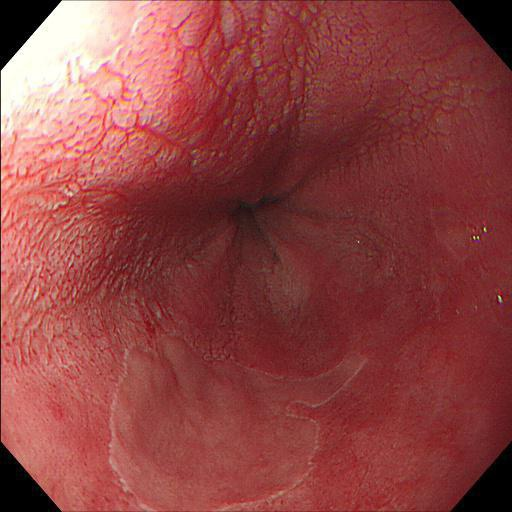
#> input picture balanceoDM/NO/todas/00060.jpg, 512 x 512 px; its folder holds only this picture in this run
$ python cutNoRE.py   (older library calls are emulated)
#> lines starting #> are read from the running program, lines starting #| are printed output that depends on the picture; after the words box and inside, x2 and y2 are one past the last pixel; in counts of white or black regions, pixels touching at a corner belong together
### CutDM/rOI.py
# -*- coding: utf-8 -*-
"""
Created on Wed Jul 31 10:22:47 2019

@author: Nataly
"""
import cv2
import numpy as np
def ROI(ima):


    imA=cv2.cvtColor(ima,cv2.COLOR_RGB2XYZ)
    I,I,II=cv2.split(imA)

    ta=II.shape
    ta=list(ta)
    #plt.imshow(II, cmap=plt.cm.gray)
    #plt.show()
    MIN=int(np.min(II))
    MAX=int(np.max(II))

    hist = cv2.calcHist([II],[0],None,[MAX+1],[MIN,MAX])
    hist = cv2.calcHist([II],[0],None,[256],[0,255])
    #plt.plot(hist)
    #plt.show()

    div=6
    #div=6
    nuevohist=hist.tolist()
    l=int(len(nuevohist)/div)
    i=1
    a=0
    suma=np.zeros((div))
    valm=0
    hasta=0
    for y in range(1,div+1):
        suma[a]=int(sum(np.asarray(nuevohist[i:int(l)*y])))
        if suma[a]>valm:
            valm=suma[a]
            hasta=y
        i=int(l)*y+1
        a=a+1
    #print(l)
    #print(hasta)

    porcen=0.3
    ##G
    ##z2

    #porcen=0.2
    #"""
    a=hist[:int((l*hasta)*porcen)]
    a=a.tolist()
    hist=hist.tolist()
    u=np.max(a)
    umbral1 = hist.index(u)
    a=a[umbral1:]

    uu=np.min(a)
    histb=hist[umbral1:]

    umbral=histb.index(uu)
    #print(umbral)
    umbral=umbral+len(hist[:umbral1])
    #"""
    #umbral=int((l*hasta)*porcen)
    binary=II.copy()
    print(umbral)
    for f in range(ta[0]):
        for c in range (ta[1]):
            if II[f,c]<=umbral:
                binary[f,c]=0
            else:
                binary[f,c]=1

    binary = (binary*255).astype(np.uint8)
    #plt.imshow(binary, cmap=plt.cm.gray)
    #plt.show()
    #"""
    ### Transformaciones Morfologicas
   ## sin log ope 30 close 37

    kernel = cv2.getStructuringElement(cv2.MORPH_ELLIPSE, (27, 27))
    openi = cv2.morphologyEx(binary, cv2.MORPH_OPEN, kernel)

    kernel = cv2.getStructuringElement(cv2.MORPH_ELLIPSE, (37, 37))
    close=cv2.morphologyEx(openi, cv2.MORPH_CLOSE, kernel)

    #contours,hierachy = cv2.findContours(close,cv2.RETR_LIST,cv2.CHAIN_APPROX_SIMPLE)
    _,contours,_ = cv2.findContours(close,cv2.RETR_LIST,cv2.CHAIN_APPROX_SIMPLE)
    areas = [cv2.contourArea(c) for c in contours]
    max_index = np.argmax(areas)
    cnt=contours[max_index]
    x,y,w,h = cv2.boundingRect(cnt)
    # [9 lines of commented-out code are left out]
    tru=15
    for f in range ((y+tru),(y+h-tru)):
        for c in range(x+tru,(x+w-tru)):
            #print(f,c)
            if close[f+tru,c+tru]==255 or close[f+tru,c]==255 or close[f,c+tru]==255 and close[f,c]==0:
                close[f,c]=255
            else:
                close[f,c]=close[f,c]

    return close

### funciones/ventaneo.py
# -*- coding: utf-8 -*-
"""
Created on Sun Aug 18 10:07:32 2019

@author: Nataly
"""

def ventaneoo(tamañoa1A, tamañoa1B,a,b,fa1,ca1, otra):
    vecesA = int(a/tamañoa1A)
    vecesB = int(b/tamañoa1B)
    croppeda1 = otra[fa1:fa1+tamañoa1A,ca1:ca1+tamañoa1B]
    if ca1==tamañoa1B*vecesB-tamañoa1B:
        croppeda1 = otra[fa1:fa1+tamañoa1A,ca1:b]
    if fa1==tamañoa1A*vecesA-tamañoa1A :
         if ca1==tamañoa1B*vecesB-tamañoa1B:
            croppeda1 = otra[fa1:,ca1:]
         else:
             croppeda1 = otra[fa1:,ca1:ca1+tamañoa1B]

    return croppeda1

# [39 lines left out: function ventadibujo, not called in this run]

### balanceoDM/NO/todas/cutNoRE.py
# -*- coding: utf-8 -*-
"""
Created on Sat Aug  3 17:36:19 2019

@author: Usuario
"""
from pathlib import Path
datafolder=Path("C:/Users/Nataly/Documents/Trabajo-de-grado_Artefactos/balanceoRE/txt")
import sys
sys.path.insert(1,'C:/Users/Nataly/Documents/Trabajo-de-grado_Artefactos/funciones')
from yolovoc import yolo2voc
from readboxes import read_boxes
from rOI import ROI
from ventaneo import ventaneoo


import cv2
import numpy as np
import glob

from matplotlib import pyplot as plt


for image in glob.glob('*.jpg'):
    # image = '00002.jpg'
    im = cv2.imread(image)
#> im is the input picture: shape (512, 512, 3); mean B, G, R 66.9, 68.2, 142.8
    aa,bb,c = im.shape
#> aa = 512; bb = 512; c = 3
    imaROI=ROI(im)
#> in ROI, `imA=cv2.cvtColor(ima,cv2.COLOR_RGB2XYZ)`: imA: shape (512, 512, 3); mean of channels 0, 1, 2 77.8, 73.3, 144.3
#> in ROI, `I,I,II=cv2.split(imA)`:
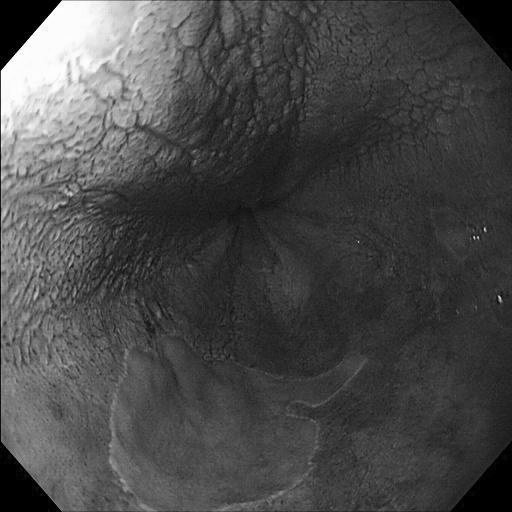
#> I: shape (512, 512); min 0, max 255, mean 73.3
#> in ROI, `I,I,II=cv2.split(imA)`:
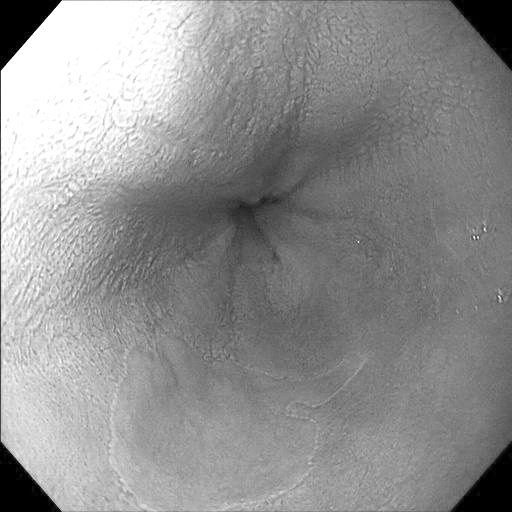
#> II: shape (512, 512); min 0, max 255, mean 144.3
#> in ROI, `MIN=int(np.min(II))`: MIN = 0
#> in ROI, `MAX=int(np.max(II))`: MAX = 255
#> in ROI, `hist = cv2.calcHist([II],[0],None,[MAX+1],[MIN,MAX])`: hist = 256 values, max 6495 at index 0, min 0 at index 255, mean 957.2
#> in ROI, `nuevohist=hist.tolist()`: nuevohist = 256 items, first 6: [6495], [482], [226], [209], [130], [108]
#> in ROI, `l=int(len(nuevohist)/div)`: l = 42
#> the loop in ROI, `for y in range(1,div+1):` made 6 passes
#> i on passes 1 to 6: 43, 85, 127, 169, 211, 253
#> after the loop in ROI, `for y in range(1,div+1):`: a = 6; hasta = 3; suma = [2354, 6020, 96106, 76717, 32783, 17539]; valm = 96106
#> in ROI, `a=hist[:int((l*hasta)*porcen)]`: a = 37 values, max 6495 at index 0, min 4 at index 28, mean 236.7
#> in ROI, `a=a.tolist()`: a = 37 items, first 6: [6495], [482], [226], [209], [130], [108]
#> in ROI, `hist=hist.tolist()`: hist has the same summary as nuevohist
#> in ROI, `u=np.max(a)`: u = 6495
#> in ROI, `umbral1 = hist.index(u)`: umbral1 = 0
#> in ROI, `uu=np.min(a)`: uu = 4
#> in ROI, `histb=hist[umbral1:]`: histb has the same summary as nuevohist
#> in ROI, `umbral=histb.index(uu)`: umbral = 28
#| 28
#> after the loop in ROI, `for f in range(ta[0]):`:
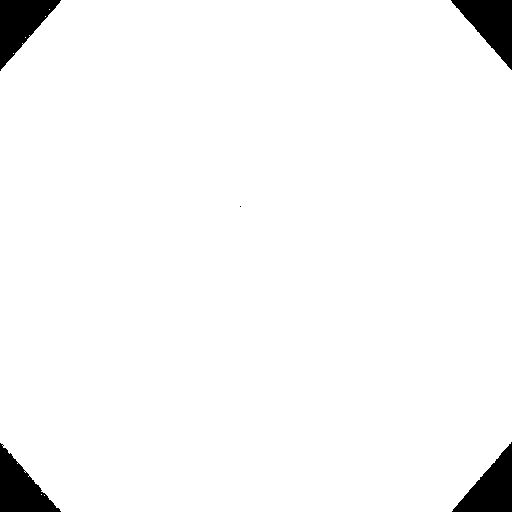
#> binary: shape (512, 512); values 0 (black) and 1 (white), 96.7% white; 5 black regions (1 under 20 px), largest, box (x1, y1, x2, y2) and area: (0, 0, 61, 71) 2195, (451, 0, 512, 70) 2182, (452, 442, 512, 512) 2146, (0, 443, 61, 512) 2130
#> in ROI, `openi = cv2.morphologyEx(binary, cv2.MORPH_OPEN, kernel)`: openi: shape (512, 512); 96.7% white; 5 black regions (1 under 20 px), largest, box (x1, y1, x2, y2) and area: (0, 0, 61, 71) 2201, (451, 0, 512, 70) 2190, (0, 443, 61, 512) 2161, (452, 442, 512, 512) 2153
#> in ROI, `close=cv2.morphologyEx(openi, cv2.MORPH_CLOSE, kernel)`:
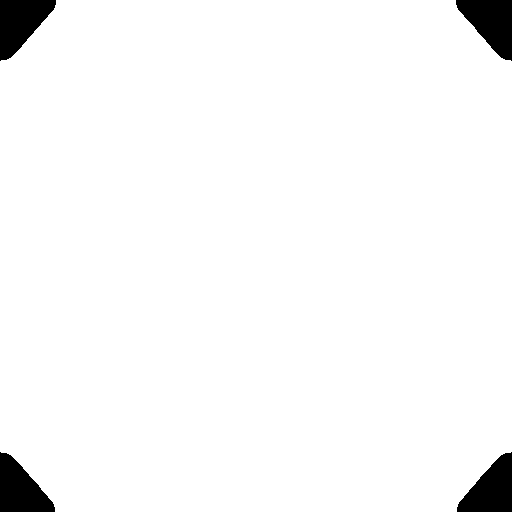
#> close: shape (512, 512); 96.8% white; 4 black regions
#> in ROI, `_,contours,_ = cv2.findContours(close,cv2.RETR_LIST,cv2.CHAIN_APPROX_S..`: contours = 1 contour; box (x1, y1, x2, y2) and area: (0, 0, 512, 512) 252861
#> in ROI, `areas = [cv2.contourArea(c) for c in contours]`: areas = [252861]
#> in ROI, `max_index = np.argmax(areas)`: max_index = 0
#> in ROI, `cnt=contours[max_index]`: cnt = contour of 92 points, box (x1, y1, x2, y2) (0, 0, 512, 512), area 252861
#> in ROI, `x,y,w,h = cv2.boundingRect(cnt)`: x = 0; w = 512
#> after the loop in ROI, `for f in range ((y+tru),(y+h-tru)):`:
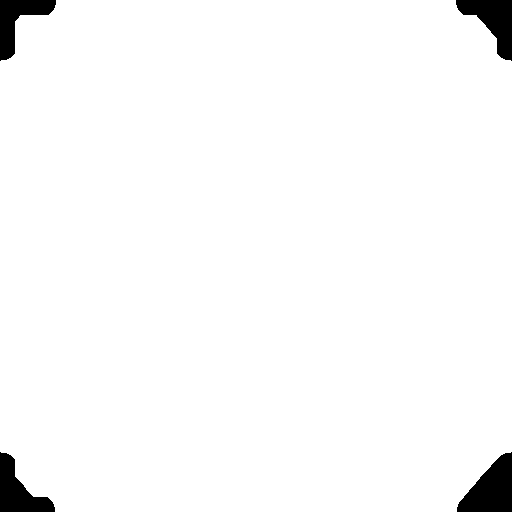
#> close: shape (512, 512); 97.4% white; 4 black regions, box (x1, y1, x2, y2) and area: (457, 452, 512, 512) 2063, (456, 0, 512, 61) 1707, (0, 452, 55, 512) 1621, (0, 0, 56, 61) 1479
    imaROI=cv2.normalize(imaROI, None, 0, 1, norm_type=cv2.NORM_MINMAX, dtype=cv2.CV_8UC3)
#> imaROI: shape (512, 512); values 0 (black) and 1 (white), 97.4% white; 4 black regions

    #cv2.imshow('Grays',imaROI)
    #cv2.destroyAllWindows()
    for z in range(c):
        im[:,:,z]=im[:,:,z]*imaROI
#> im: shape (512, 512, 3); 0.48% of pixels changed, all inside (x1, y1, x2, y2) = (0, 0, 512, 512)

    _,contours,_= cv2.findContours(imaROI,cv2.RETR_LIST,cv2.CHAIN_APPROX_SIMPLE)
#> contours = 1 contour; box (x1, y1, x2, y2) and area: (0, 0, 512, 512) 254320
    areas = [cv2.contourArea(c) for c in contours]
#> areas = [254320.5]
    max_index = np.argmax(areas)
#> max_index = 0
    cnt=contours[max_index]
#> cnt = contour of 85 points, box (x1, y1, x2, y2) (0, 0, 512, 512), area 254320
    x,y,w,h = cv2.boundingRect(cnt)
#> x = 0; y = 0; w = 512; h = 512
    a,b,ch = im[y:y+h,x:x+w].shape
#> a = 512; b = 512; ch = 3
    im=im[y:y+h,x:x+w]
# [18 lines of commented-out code are left out]
    tamañoa1A=300
    tamañoa1B=300
    rea1=0
    for fa1 in range(0,a-tamañoa1A,tamañoa1A):
       for ca1 in range(0,b-tamañoa1B,tamañoa1B):
            croppeda1=ventaneoo(tamañoa1A, tamañoa1B,a,b,fa1,ca1, im)
#            dire='C:/Users/Nataly/Documents/Trabajo-de-grado_Artefactos/balanceoDM/500x500/NO/3/'+image[0:len(image)-3]+'-'+str(rea1)+'.jpg'
            dire='C:/Users/Nataly/Documents/Trabajo-de-grado_Artefactos/balanceoDM/bbox2/300x300/'+image[0:len(image)-3]+'-'+str(rea1)+'.jpg'
            cv2.imwrite(dire,croppeda1)
            rea1=rea1+1
#> this loop made 1 pass
#> pass 1, in ventaneoo, `croppeda1 = otra[fa1:fa1+tamañoa1A,ca1:ca1+tamañoa1B]`:
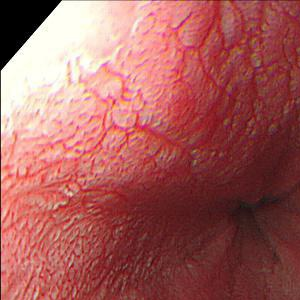
#> croppeda1: shape (300, 300, 3); mean B, G, R 91.2, 93.7, 165.5
#> pass 1, in ventaneoo, `croppeda1 = otra[fa1:fa1+tamañoa1A,ca1:b]`:
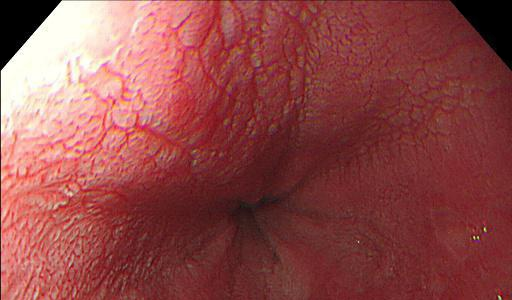
#> croppeda1: shape (300, 512, 3); mean B, G, R 72.3, 73.3, 144.1
#> after the loop, rea1 = 1
    print(image,rea1)
#| 00060.jpg 1
